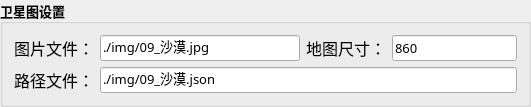
              <widget class="QGroupBox" name="groupBox_29">
               <property name="minimumSize">
                <size>
                 <width>0</width>
                 <height>0</height>
                </size>
               </property>
               <property name="maximumSize">
                <size>
                 <width>600</width>
                 <height>130</height>
                </size>
               </property>
               <property name="font">
                <font>
                 <family>微软雅黑</family>
                 <pointsize>10</pointsize>
                 <bold>true</bold>
                </font>
               </property>
               <property name="title">
                <string>卫星图设置</string>
               </property>
               <layout class="QGridLayout" name="gridLayout_55">
                <item row="0" column="1">
                 <widget class="QLineEdit" name="lineEdit_map_picture">
                  <property name="minimumSize">
                   <size>
                    <width>200</width>
                    <height>0</height>
                   </size>
                  </property>
                  <property name="font">
                   <font>
                    <family>微软雅黑</family>
                    <pointsize>10</pointsize>
                    <bold>false</bold>
                   </font>
                  </property>
                  <property name="toolTip">
                   <string/>
                  </property>
                  <property name="text">
                   <string>./img/09_沙漠.jpg</string>
                  </property>
                  <property name="readOnly">
                   <bool>false</bool>
                  </property>
                 </widget>
                </item>
                <item row="0" column="0">
                 <widget class="QLabel" name="label_47">
                  <property name="font">
                   <font>
                    <family>微软雅黑</family>
                    <pointsize>12</pointsize>
                    <bold>false</bold>
                   </font>
                  </property>
                  <property name="text">
                   <string>图片文件：</string>
                  </property>
                 </widget>
                </item>
                <item row="1" column="0">
                 <widget class="QLabel" name="label_48">
                  <property name="font">
                   <font>
                    <family>微软雅黑</family>
                    <pointsize>12</pointsize>
                    <bold>false</bold>
                   </font>
                  </property>
                  <property name="text">
                   <string>路径文件：</string>
                  </property>
                 </widget>
                </item>
                <item row="0" column="2">
                 <widget class="QLabel" name="label_83">
                  <property name="font">
                   <font>
                    <family>微软雅黑</family>
                    <pointsize>12</pointsize>
                    <bold>false</bold>
                   </font>
                  </property>
                  <property name="text">
                   <string>地图尺寸：</string>
                  </property>
                 </widget>
                </item>
                <item row="0" column="3">
                 <widget class="QLineEdit" name="lineEdit_map_size">
                  <property name="minimumSize">
                   <size>
                    <width>30</width>
                    <height>0</height>
                   </size>
                  </property>
                  <property name="font">
                   <font>
                    <family>微软雅黑</family>
                    <pointsize>10</pointsize>
                    <bold>false</bold>
                   </font>
                  </property>
                  <property name="toolTip">
                   <string/>
                  </property>
                  <property name="text">
                   <string>860</string>
                  </property>
                  <property name="readOnly">
                   <bool>false</bool>
                  </property>
                 </widget>
                </item>
                <item row="1" column="1" colspan="3">
                 <widget class="QLineEdit" name="lineEdit_map_line">
                  <property name="minimumSize">
                   <size>
                    <width>300</width>
                    <height>0</height>
                   </size>
                  </property>
                  <property name="font">
                   <font>
                    <family>微软雅黑</family>
                    <pointsize>10</pointsize>
                    <bold>false</bold>
                   </font>
                  </property>
                  <property name="toolTip">
                   <string/>
                  </property>
                  <property name="text">
                   <string>./img/09_沙漠.json</string>
                  </property>
                  <property name="readOnly">
                   <bool>false</bool>
                  </property>
                 </widget>
                </item>
               </layout>
              </widget>
